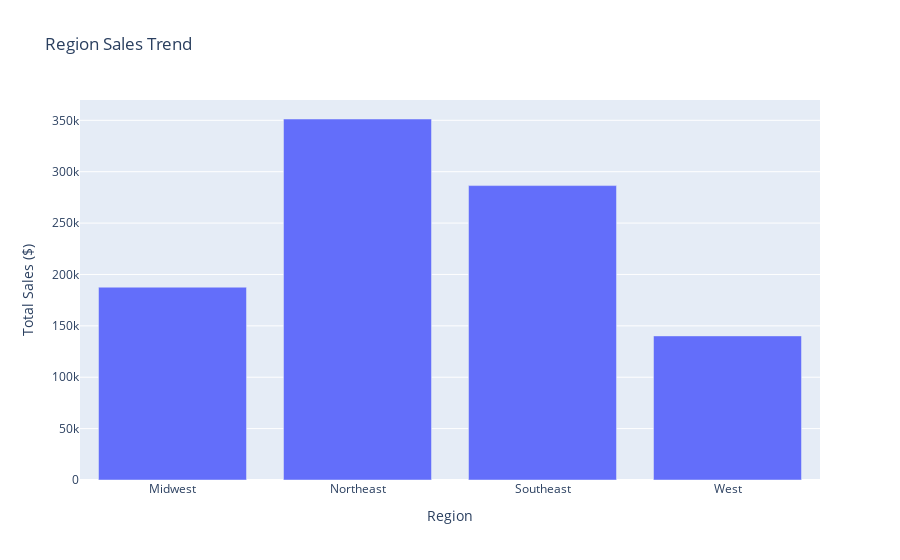

The cell this chart's notebook holds for it:
### Code cell
fig = px.bar(region_trend, x= 'name', y='total_amt_usd', title = 'Region Sales Trend')
fig.update_layout(
    xaxis_title='Region',
    yaxis_title='Total Sales ($)'
)
fig.show()

### Figure 1 — Plotly figure (JSON) as saved in the notebook; plotly's stock layout.template omitted (floating-point values rounded to 4 significant figures)
{"data": [{"alignmentgroup": "True", "hovertemplate": "name=%{x}<br>total_amt_usd=%{y}<extra></extra>", "legendgroup": "", "marker": {"color": "#636efa", "pattern": {"shape": ""}}, "name": "", "offsetgroup": "", "orientation": "v", "showlegend": false, "textposition": "auto", "type": "bar", "x": ["Midwest", "Northeast", "Southeast", "West"], "xaxis": "x", "y": [187600.0, 351300.0, 286500.0, 140200.0], "yaxis": "y"}], "layout": {"autosize": true, "barmode": "relative", "legend": {"tracegroupgap": 0}, "title": {"text": "Region Sales Trend"}, "xaxis": {"anchor": "y", "autorange": true, "domain": [0, 1], "range": [-0.5, 3.5], "title": {"text": "Region"}, "type": "category"}, "yaxis": {"anchor": "x", "autorange": true, "domain": [0, 1], "range": [0, 369800.0], "title": {"text": "Total Sales ($)"}, "type": "linear"}}}
